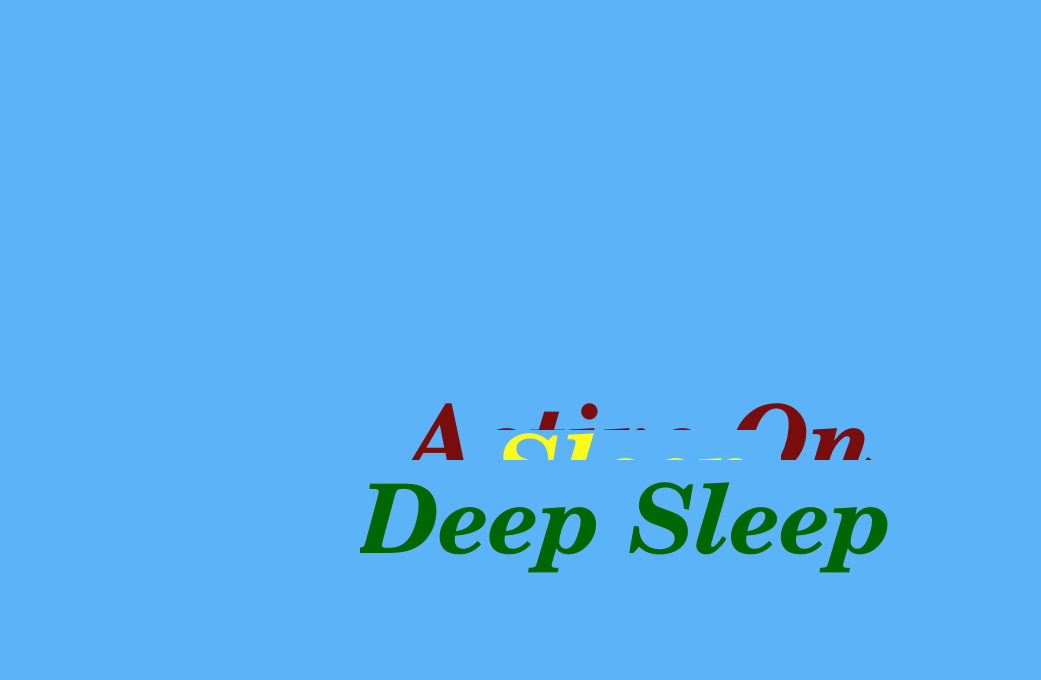
<?xml version="1.0" encoding="UTF-8"?>
<ui version="4.0">
 <class>Widget</class>
 <widget class="QWidget" name="Widget">
  <property name="geometry">
   <rect>
    <x>0</x>
    <y>0</y>
    <width>1041</width>
    <height>680</height>
   </rect>
  </property>
  <property name="palette">
   <palette>
    <active>
     <colorrole role="WindowText">
      <brush brushstyle="SolidPattern">
       <color alpha="255">
        <red>0</red>
        <green>0</green>
        <blue>0</blue>
       </color>
      </brush>
     </colorrole>
     <colorrole role="Dark">
      <brush brushstyle="SolidPattern">
       <color alpha="255">
        <red>170</red>
        <green>85</green>
        <blue>0</blue>
       </color>
      </brush>
     </colorrole>
     <colorrole role="Text">
      <brush brushstyle="SolidPattern">
       <color alpha="255">
        <red>170</red>
        <green>85</green>
        <blue>0</blue>
       </color>
      </brush>
     </colorrole>
     <colorrole role="ButtonText">
      <brush brushstyle="SolidPattern">
       <color alpha="255">
        <red>0</red>
        <green>0</green>
        <blue>0</blue>
       </color>
      </brush>
     </colorrole>
     <colorrole role="Base">
      <brush brushstyle="SolidPattern">
       <color alpha="255">
        <red>255</red>
        <green>255</green>
        <blue>255</blue>
       </color>
      </brush>
     </colorrole>
     <colorrole role="Window">
      <brush brushstyle="SolidPattern">
       <color alpha="255">
        <red>93</red>
        <green>179</green>
        <blue>248</blue>
       </color>
      </brush>
     </colorrole>
    </active>
    <inactive>
     <colorrole role="WindowText">
      <brush brushstyle="SolidPattern">
       <color alpha="255">
        <red>0</red>
        <green>0</green>
        <blue>0</blue>
       </color>
      </brush>
     </colorrole>
     <colorrole role="Dark">
      <brush brushstyle="SolidPattern">
       <color alpha="255">
        <red>170</red>
        <green>85</green>
        <blue>0</blue>
       </color>
      </brush>
     </colorrole>
     <colorrole role="Text">
      <brush brushstyle="SolidPattern">
       <color alpha="255">
        <red>170</red>
        <green>85</green>
        <blue>0</blue>
       </color>
      </brush>
     </colorrole>
     <colorrole role="ButtonText">
      <brush brushstyle="SolidPattern">
       <color alpha="255">
        <red>0</red>
        <green>0</green>
        <blue>0</blue>
       </color>
      </brush>
     </colorrole>
     <colorrole role="Base">
      <brush brushstyle="SolidPattern">
       <color alpha="255">
        <red>255</red>
        <green>255</green>
        <blue>255</blue>
       </color>
      </brush>
     </colorrole>
     <colorrole role="Window">
      <brush brushstyle="SolidPattern">
       <color alpha="255">
        <red>93</red>
        <green>179</green>
        <blue>248</blue>
       </color>
      </brush>
     </colorrole>
    </inactive>
    <disabled>
     <colorrole role="WindowText">
      <brush brushstyle="SolidPattern">
       <color alpha="255">
        <red>170</red>
        <green>85</green>
        <blue>0</blue>
       </color>
      </brush>
     </colorrole>
     <colorrole role="Dark">
      <brush brushstyle="SolidPattern">
       <color alpha="255">
        <red>170</red>
        <green>85</green>
        <blue>0</blue>
       </color>
      </brush>
     </colorrole>
     <colorrole role="Text">
      <brush brushstyle="SolidPattern">
       <color alpha="255">
        <red>170</red>
        <green>85</green>
        <blue>0</blue>
       </color>
      </brush>
     </colorrole>
     <colorrole role="ButtonText">
      <brush brushstyle="SolidPattern">
       <color alpha="255">
        <red>170</red>
        <green>85</green>
        <blue>0</blue>
       </color>
      </brush>
     </colorrole>
     <colorrole role="Base">
      <brush brushstyle="SolidPattern">
       <color alpha="255">
        <red>93</red>
        <green>179</green>
        <blue>248</blue>
       </color>
      </brush>
     </colorrole>
     <colorrole role="Window">
      <brush brushstyle="SolidPattern">
       <color alpha="255">
        <red>93</red>
        <green>179</green>
        <blue>248</blue>
       </color>
      </brush>
     </colorrole>
    </disabled>
   </palette>
  </property>
  <property name="windowTitle">
   <string/>
  </property>
  <property name="autoFillBackground">
   <bool>false</bool>
  </property>
  <widget class="QLabel" name="label">
   <property name="geometry">
    <rect>
     <x>360</x>
     <y>380</y>
     <width>561</width>
     <height>161</height>
    </rect>
   </property>
   <property name="sizePolicy">
    <sizepolicy hsizetype="Expanding" vsizetype="Expanding">
     <horstretch>0</horstretch>
     <verstretch>0</verstretch>
    </sizepolicy>
   </property>
   <property name="palette">
    <palette>
     <active>
      <colorrole role="WindowText">
       <brush brushstyle="SolidPattern">
        <color alpha="255">
         <red>122</red>
         <green>13</green>
         <blue>13</blue>
        </color>
       </brush>
      </colorrole>
     </active>
     <inactive>
      <colorrole role="WindowText">
       <brush brushstyle="SolidPattern">
        <color alpha="255">
         <red>122</red>
         <green>13</green>
         <blue>13</blue>
        </color>
       </brush>
      </colorrole>
     </inactive>
     <disabled>
      <colorrole role="WindowText">
       <brush brushstyle="SolidPattern">
        <color alpha="255">
         <red>170</red>
         <green>85</green>
         <blue>0</blue>
        </color>
       </brush>
      </colorrole>
     </disabled>
    </palette>
   </property>
   <property name="font">
    <font>
     <family>Century Schoolbook L</family>
     <pointsize>72</pointsize>
     <weight>75</weight>
     <italic>true</italic>
     <bold>true</bold>
    </font>
   </property>
   <property name="layoutDirection">
    <enum>Qt::LeftToRight</enum>
   </property>
   <property name="autoFillBackground">
    <bool>true</bool>
   </property>
   <property name="text">
    <string>&lt;html&gt;&lt;head/&gt;&lt;body&gt;&lt;p align=&quot;center&quot;&gt;Active On&lt;/p&gt;&lt;/body&gt;&lt;/html&gt;</string>
   </property>
  </widget>
  <widget class="QLabel" name="label_2">
   <property name="geometry">
    <rect>
     <x>470</x>
     <y>430</y>
     <width>311</width>
     <height>121</height>
    </rect>
   </property>
   <property name="palette">
    <palette>
     <active>
      <colorrole role="WindowText">
       <brush brushstyle="SolidPattern">
        <color alpha="255">
         <red>252</red>
         <green>252</green>
         <blue>28</blue>
        </color>
       </brush>
      </colorrole>
     </active>
     <inactive>
      <colorrole role="WindowText">
       <brush brushstyle="SolidPattern">
        <color alpha="255">
         <red>252</red>
         <green>252</green>
         <blue>28</blue>
        </color>
       </brush>
      </colorrole>
     </inactive>
     <disabled>
      <colorrole role="WindowText">
       <brush brushstyle="SolidPattern">
        <color alpha="255">
         <red>170</red>
         <green>85</green>
         <blue>0</blue>
        </color>
       </brush>
      </colorrole>
     </disabled>
    </palette>
   </property>
   <property name="font">
    <font>
     <family>Century Schoolbook L</family>
     <pointsize>72</pointsize>
     <weight>75</weight>
     <italic>true</italic>
     <bold>true</bold>
    </font>
   </property>
   <property name="layoutDirection">
    <enum>Qt::LeftToRight</enum>
   </property>
   <property name="autoFillBackground">
    <bool>true</bool>
   </property>
   <property name="text">
    <string>&lt;html&gt;&lt;head/&gt;&lt;body&gt;&lt;p align=&quot;center&quot;&gt;Sleep&lt;/p&gt;&lt;/body&gt;&lt;/html&gt;</string>
   </property>
  </widget>
  <widget class="QLabel" name="label_3">
   <property name="geometry">
    <rect>
     <x>360</x>
     <y>460</y>
     <width>551</width>
     <height>141</height>
    </rect>
   </property>
   <property name="palette">
    <palette>
     <active>
      <colorrole role="WindowText">
       <brush brushstyle="SolidPattern">
        <color alpha="255">
         <red>0</red>
         <green>103</green>
         <blue>0</blue>
        </color>
       </brush>
      </colorrole>
     </active>
     <inactive>
      <colorrole role="WindowText">
       <brush brushstyle="SolidPattern">
        <color alpha="255">
         <red>0</red>
         <green>103</green>
         <blue>0</blue>
        </color>
       </brush>
      </colorrole>
     </inactive>
     <disabled>
      <colorrole role="WindowText">
       <brush brushstyle="SolidPattern">
        <color alpha="255">
         <red>170</red>
         <green>85</green>
         <blue>0</blue>
        </color>
       </brush>
      </colorrole>
     </disabled>
    </palette>
   </property>
   <property name="font">
    <font>
     <family>Century Schoolbook L</family>
     <pointsize>72</pointsize>
     <weight>75</weight>
     <italic>true</italic>
     <bold>true</bold>
    </font>
   </property>
   <property name="layoutDirection">
    <enum>Qt::LeftToRight</enum>
   </property>
   <property name="autoFillBackground">
    <bool>true</bool>
   </property>
   <property name="text">
    <string>Deep Sleep</string>
   </property>
  </widget>
 </widget>
 <layoutdefault spacing="6" margin="11"/>
 <resources/>
 <connections/>
</ui>
